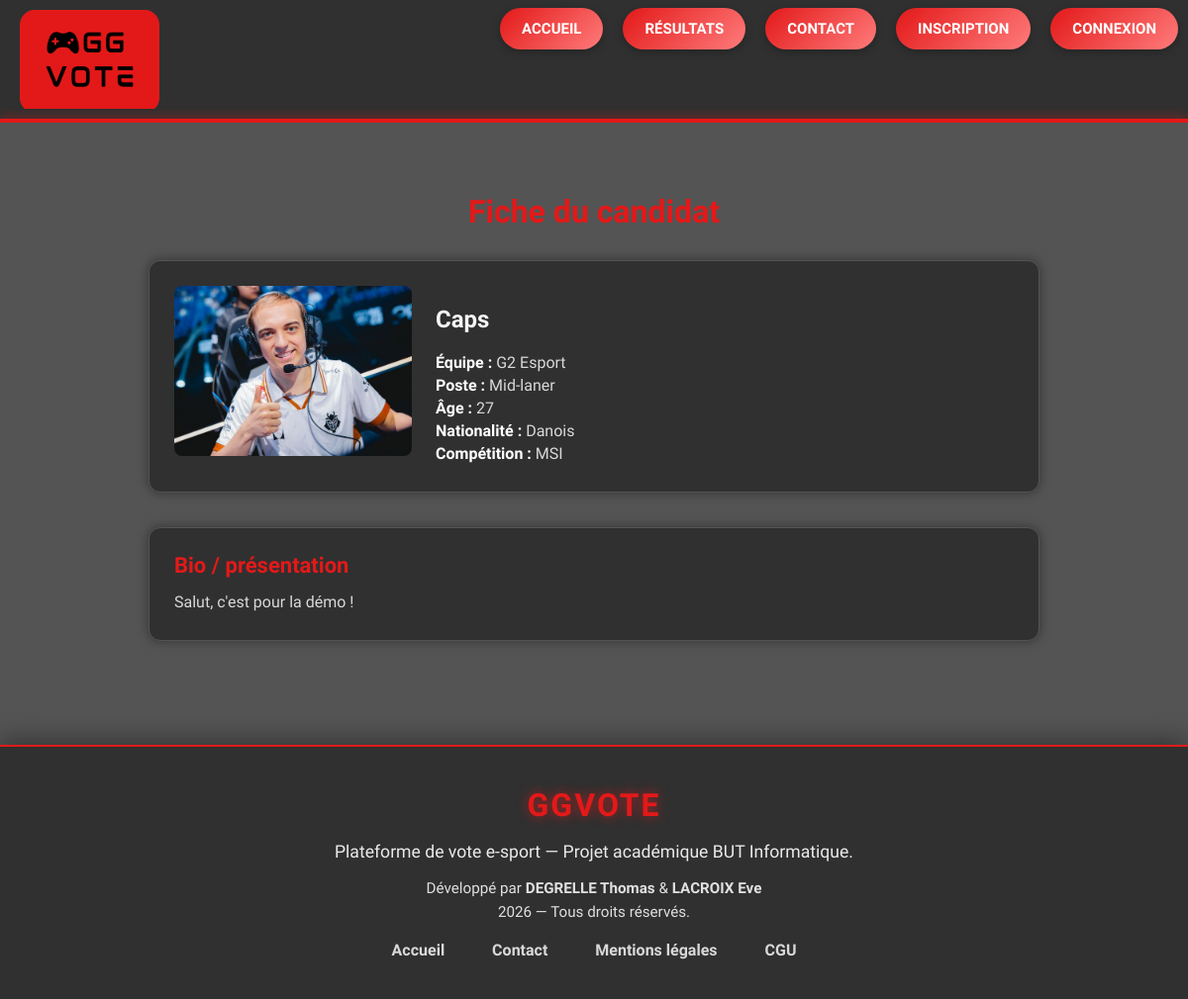
Screenshot of /candidat_fiche.php?id=128 with the database file from the repository.
### tables this page shows
CREATE TABLE IF NOT EXISTS `joueur` (
  `idjoueur` int NOT NULL AUTO_INCREMENT,
  `pseudo` varchar(45) NOT NULL,
  `equipe` varchar(70) DEFAULT NULL,
  `age` int DEFAULT NULL,
  `nationalite` varchar(45) DEFAULT NULL,
  `poste` varchar(45) DEFAULT NULL,
  `idadmin` int NOT NULL,
  `idcompetition` int NOT NULL,
  `photo` varchar(255) DEFAULT NULL,
  `email_candidat` varchar(255) DEFAULT NULL,
  `mdp_candidat` varchar(255) DEFAULT NULL,
  `bio_candidat` text,
  `lien_media` varchar(255) DEFAULT NULL,
  `candidature_complete` tinyint(1) NOT NULL DEFAULT '1',
  `candidature_validee` tinyint(1) NOT NULL DEFAULT '1',
  PRIMARY KEY (`idjoueur`),
  KEY `fk_joueur_admin` (`idadmin`),
  KEY `fk_joueur_compet` (`idcompetition`)
);

CREATE TABLE IF NOT EXISTS `competition` (
  `idcompetition` int NOT NULL AUTO_INCREMENT,
  `nom_compet` varchar(255) NOT NULL,
  `date_debut` date NOT NULL,
  `date_fin` date NOT NULL,
  `statut` varchar(45) NOT NULL,
  `idadmin` int NOT NULL,
  `idjeu` int NOT NULL,
  PRIMARY KEY (`idcompetition`),
  KEY `fk_compet_admin` (`idadmin`),
  KEY `fk_compet_jeu` (`idjeu`)
);

### candidat_fiche.php (the view, shortened to what this page needs)
<?php
require 'header.php';
$connexion = dbconnect();
$idjoueur = isset($_GET['id']) ? (int)$_GET['id'] : 0;
$sql = "SELECT j.*, c.nom_compet
        FROM joueur j
        LEFT JOIN competition c ON c.idcompetition = j.idcompetition
        WHERE j.idjoueur = :id
          AND j.candidature_validee = 1";
$stmt = $connexion->prepare($sql);
$stmt->execute([':id' => $idjoueur]);
$cand = $stmt->fetch(PDO::FETCH_ASSOC);
?>
<div class="profil-container">
    <h1 class="profil-title">Fiche du candidat</h1>
    <section class="profil-card">
        <div style="display:flex; gap:24px; align-items:flex-start; flex-wrap:wrap;">
            <?php if (!empty($cand['photo'])): ?>
                <div>
                    <img src="images/<?= htmlspecialchars($cand['photo']) ?>"
                         alt="<?= htmlspecialchars($cand['pseudo']) ?>"
                         style="max-width:240px;border-radius:8px;">
                </div>
            <?php endif; ?>
            <div>
                <h2><?= htmlspecialchars($cand['pseudo']) ?></h2>
                <p><strong>Équipe :</strong> <?= htmlspecialchars($cand['equipe'] ?? '—') ?></p>
                <p><strong>Poste :</strong> <?= htmlspecialchars($cand['poste'] ?? '—') ?></p>
                <p><strong>Âge :</strong> <?= $cand['age'] ? (int)$cand['age'] : '—' ?></p>
                <p><strong>Nationalité :</strong> <?= htmlspecialchars($cand['nationalite'] ?? '—') ?></p>
                <p><strong>Compétition :</strong> <?= htmlspecialchars($cand['nom_compet'] ?? '—') ?></p>
            </div>
        </div>
    </section>
    <section class="profil-card">
        <h2 class="profil-card-title">Bio / présentation</h2>
        <p><?= nl2br(htmlspecialchars($cand['bio_candidat'] ?? 'Aucune bio renseignée.')) ?></p>
    </section>
</div>
<?php require 'footer.php'; ?>

### ggvote.css (style rules this page uses)
html, body { margin: 0; padding: 0; }
body { background-color: #545454; }
h1 { color: white; font-family: 'Exo 2', sans-serif; }
p { color: white; font-family: 'Exo 2', sans-serif; font-size: 16px; }
.profil-container { max-width: 1000px; margin: 40px auto 60px; padding: 0 16px; font-family: 'Exo 2', sans-serif; }
.profil-title { font-size: 36px; font-weight: 700; color: #D9D9D9; margin-bottom: 24px; }
.profil-card { background-color: #303030; border-radius: 18px; padding: 24px 28px; margin-bottom: 24px; box-shadow: 0 12px 30px rgba(0, 0, 0, 0.5); border-top: 3px solid #e31919; }
.profil-card-title { font-size: 26px; font-weight: 700; color: #D9D9D9; margin-bottom: 12px; }
.profil-card p { color: #D9D9D9; margin: 4px 0; }
.profil-card strong { color: #ffffff; }
.profil-container { max-width: 900px; margin: 40px auto; padding: 10px; font-family: 'Exo 2', sans-serif; color: #f5f5f5; }
.profil-title { text-align: center; font-size: 32px; margin-bottom: 30px; color: #e31919; }
.profil-card { background-color: #303030; padding: 25px; border-radius: 12px; margin-bottom: 35px; box-shadow: 0 0 12px rgba(0,0,0,0.4); border: 1px solid #545454; }
.profil-card-title { margin-top: 0; margin-bottom: 15px; font-size: 22px; color: #e31919; }

### rows the page displays
joueur: photo (picture), pseudo "Caps", equipe "G2 Esport", poste "Mid-laner", age "27", nationalite "Danois", idcompetition.nom_compet "MSI", bio_candidat "Salut, c'est pour la démo !"
